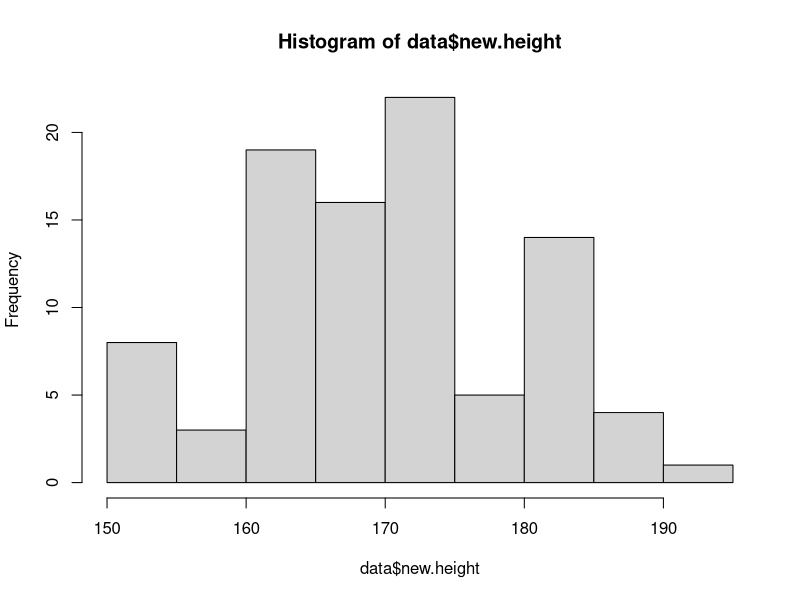
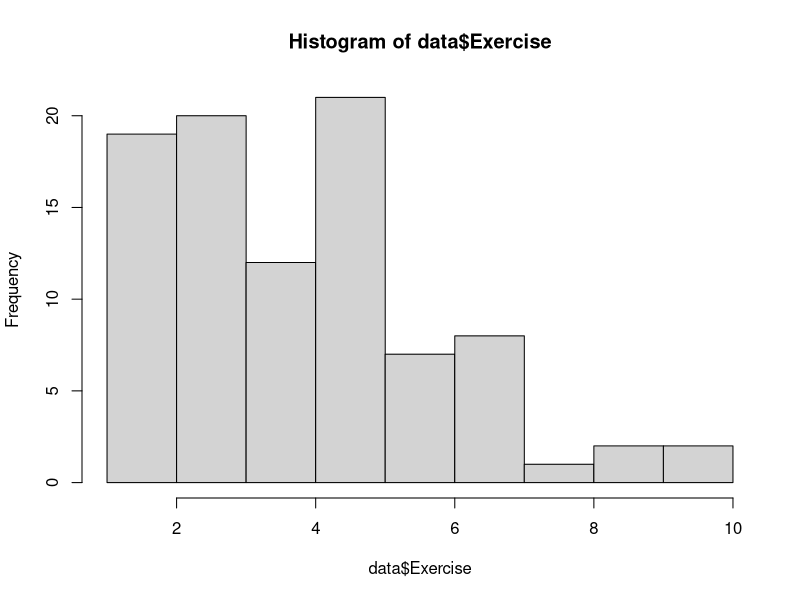
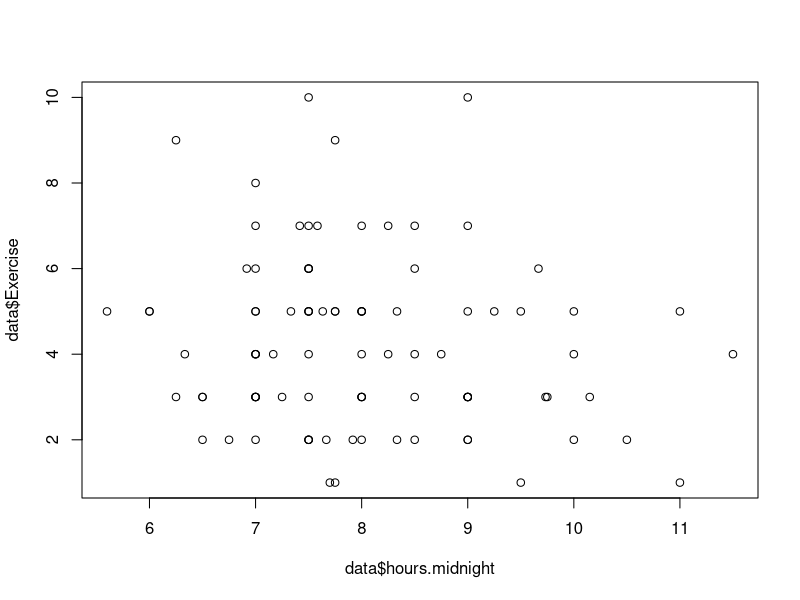
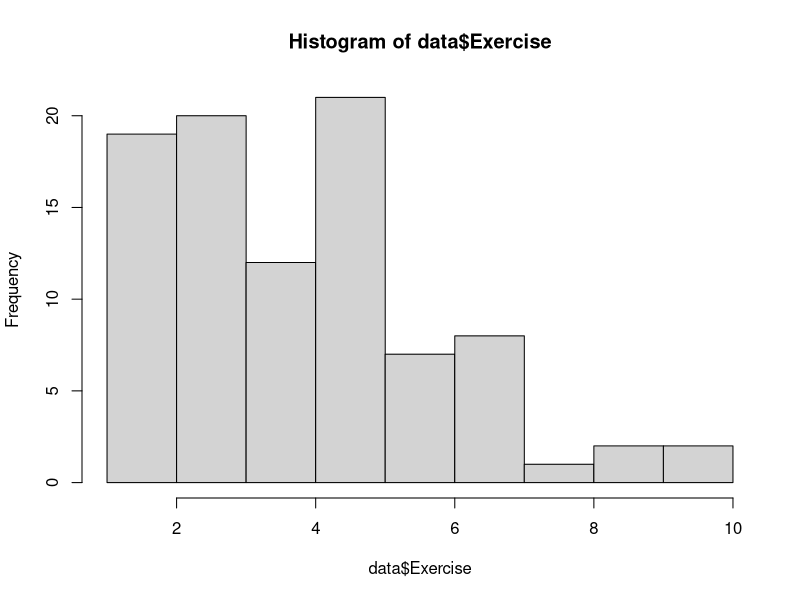

Write the R code that produced these figures, in order. (Note: this script raises an error after producing the figures.)
## ---- chunk 1
setwd("/Users/carlaleone/Desktop/Exeter/Problem Sheet")
data <- read.table("BIOM4025_data_2024.csv", header=TRUE, sep = ",", 
                      stringsAsFactors = FALSE)
View(data)
## ---- chunk 2
# if we want to use height, need to convert it into cm 
height_to_cm <- function(height) {
  sapply(height, function(h) {
    if (grepl("cm", h)) { # If the value is already in cm convert it to numeric format
      as.numeric(gsub("cm", "", h))
    } else if (grepl("m",h)) {
      m<- as.numeric(gsub("m.*", "", h))
      (m*100)
    } # convert the values that are in m
    else if (grepl("ft", h)) {
      # If the value is in feet and inches
      ft <- as.numeric(gsub("ft.*", "", h)) # identify ft
      in_val <- as.numeric(gsub(".*ft |in", "", h)) # identify in
      (ft * 30.48) + (in_val * 2.54) # Convert ft and in to cm
    } else {
      NA 
    }
  })
}

data$new.height<- height_to_cm(data$Height)
hist(data$new.height)

# add other columns
data$age<- 2024 -  data$Year.of.birth # age of individual
data$avg.commute<- (data$Commute.today + data$Commute.yesterday)/ 2 #average commute of individual
data$siblings<- ifelse(data$Brothers > 0 | data$Sisters > 0, "Yes", "No") # does the individual have siblings?
data$n.siblings<- as.numeric(data$Brothers + data$Sisters) #how many siblings?

class(data$Waking.up.time) #character class, so need to convert it to numeric
data$wakeup<- as.POSIXct(paste("2024-01-01", data$Waking.up.time), format = "%Y-%m-%d %H:%M") #convert character to date and time format
data$hours.midnight<-  as.numeric(format(data$wakeup, "%H")) + as.numeric(format(data$wakeup, "%M")) / 60 #convert date and time to numeric

hist(data$Exercise)
#skewed data, so could log transform it
data$log.exercise<- log(data$Exercise)


plot(data$Exercise~data$hours.midnight)
table(data$siblings) #very few people without siblings
aggregate(data$hours.midnight, by=list(data$Breakfast), mean, na.rm =T)
hist(data$Exercise)
#treating as count data -> will need to be poisson
## ---- chunk 3
lm1<- glm(Exercise~hours.midnight+ Breakfast + avg.commute, data = data, family = poisson) 
summary(lm1)
# no significance

glm2<- glm(Exercise~hours.midnight+ Breakfast, data = data, family = poisson)

anova(lm1,glm2, test = "chisq")
## ---- chunk 4
plot(lm1)
shapiro.test(resid(lm1))
## ---- chunk 5
hist(log(data$Exercise))
hist(data$bc.exercise)

plot(data$Exercise~data$avg.commute)

lm2<- lm(Exercise ~ log(new.height)*Breakfast, data = data) #includes sibling interaction
summary(lm2)
lm3<- lm(Exercise~ prop.brothers, data =data)
summary(lm3)
anova(lm1,lm2) # there is not really a significant difference between the models
AIC(lm1, lm2)

hist(data$Exercise)
plot(lm2)
# plots all look very good in terms of normality of residuals and heteroscedasticity. 
## ---- chunk 6
# BOXCOX Transforation
library(MASS)
bc <- boxcox(lm(data$Exercise ~ 1), plotit = FALSE)
lambda <- bc$x[which.max(bc$y)]
lambda
#0.3 
data$bc.exercise <- (data$Exercise^lambda - 1) / lambda # APPLY this transformation using lambda to each number of fam

hist(data$new.height)
# plot
par(mfrow=c(1,2))
hist(data$bc.exercise)
qqnorm(data$bc.exercise)
qqline(data$bc.exercise)
## ---- chunk 7
model1<- glm(Exercise ~ n.siblings*Breakfast,family=poisson, data = data)
summary(model1)

model2<- glm(Exercise ~ n.siblings+ Breakfast,family=poisson, data = data)
summary(model2)


model3<- glm(Exercise ~ new.height*siblings, data=data, family =poisson)
summary(model3)
plot(model3)

exercise_fitted<- predict(model1)
plot(Exercise ~ n_siblings, data, cex.lab=1.2, col="grey", font.lab=2, pch=19, 
     xlab="Number of Siblings", ylab="Exercise")
lines(exercise_fitted[order(data$Exercise)] ~ sort(data$Exercise))
## ---- chunk 8
par(mfrow=c(2,2))
plot(model1)
## ---- chunk 9
plot(psr ~ log.fam, data=t.data, pch=NA, xlab="log(FAM)", ylab="parasite species richness")
points(psr ~ log.fam, data=t.data[t.data$status=="S", ], pch=19, col="grey70") 
points(psr ~ log.fam, data=t.data[t.data$status=="D", ], pch=19, col="grey30")
lines(psr.predicted[order(t.data$log.fam)] ~ sort(t.data$log.fam))
legend(x="topleft", legend=c("D", "S"), pch=19, lty = 1, col=c("grey30", "grey70"), title="social status", cex=0.7)
